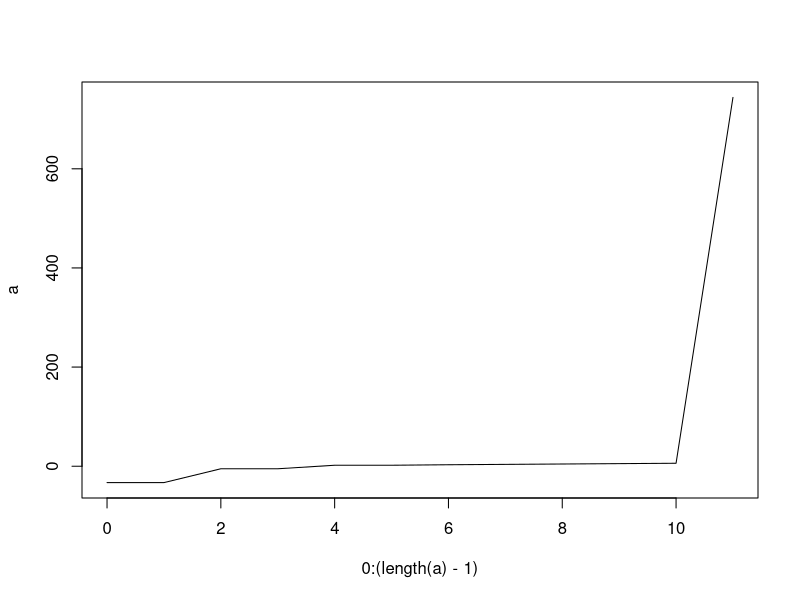

R code for this plot:
# a
v1 <- seq(3, 6, length.out = 5)
v2 <- rep(c(2, -5.1, -33), times = 2)
ans <- 742 + 2

a <- c(v1, v2, ans)
print(a)

# b
b <- c(a[1], a[length(a)])
print(b)

# c
c_obj <- a[-c(1, length(a))]
print(c_obj)

# d
a_reconstructed <- c(b[1], c_obj, b[2])
print(a_reconstructed)

# e
a <- sort(a)
print(a)

# f
rev1 <- a[length(a):1]
rev2 <- sort(a, decreasing = TRUE)

print(identical(rev1, rev2))   # should return TRUE

# g
g <- c(
  rep(c_obj[3], 3),
  rep(c_obj[6], 4),
  c_obj[length(c_obj)]
)
print(g)

# h
h <- a        # copy of (e)

h[c(1, 5:7, length(h))] <- 99:95
print(h)

plot(0:(length(a) - 1), a, type="l")